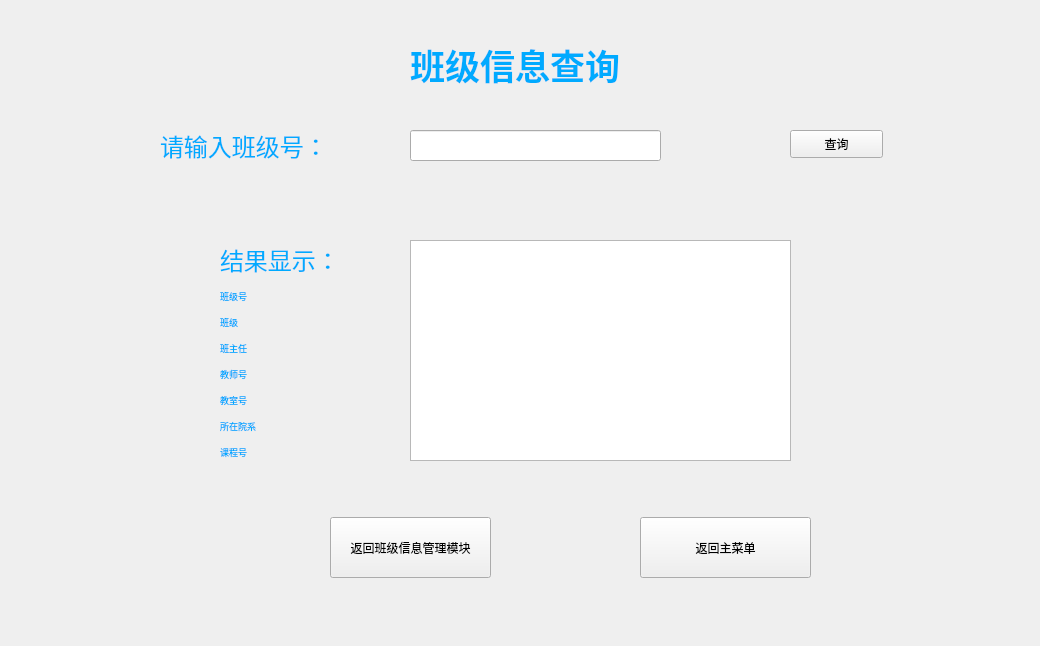
<?xml version="1.0" encoding="UTF-8"?>
<ui version="4.0">
 <class>Class_query</class>
 <widget class="QWidget" name="Class_query">
  <property name="geometry">
   <rect>
    <x>0</x>
    <y>0</y>
    <width>1040</width>
    <height>646</height>
   </rect>
  </property>
  <property name="windowTitle">
   <string>班级信息查询</string>
  </property>
  <property name="styleSheet">
   <string notr="true">background-image: url(:D:/PyQt/2.png);</string>
  </property>
  <widget class="QLabel" name="label">
   <property name="geometry">
    <rect>
     <x>410</x>
     <y>0</y>
     <width>661</width>
     <height>131</height>
    </rect>
   </property>
   <property name="text">
    <string>&lt;html&gt;&lt;head/&gt;&lt;body&gt;&lt;p&gt;&lt;span style=&quot; font-size:26pt; font-weight:600; color:#00aaff;&quot;&gt;班级信息查询&lt;/span&gt;&lt;/p&gt;&lt;/body&gt;&lt;/html&gt;</string>
   </property>
  </widget>
  <widget class="QLabel" name="label_2">
   <property name="geometry">
    <rect>
     <x>160</x>
     <y>120</y>
     <width>211</width>
     <height>51</height>
    </rect>
   </property>
   <property name="text">
    <string>&lt;html&gt;&lt;head/&gt;&lt;body&gt;&lt;p&gt;&lt;span style=&quot; font-size:18pt; color:#00aaff;&quot;&gt;请输入班级号：&lt;/span&gt;&lt;/p&gt;&lt;/body&gt;&lt;/html&gt;</string>
   </property>
  </widget>
  <widget class="QLineEdit" name="lineEdit">
   <property name="geometry">
    <rect>
     <x>410</x>
     <y>130</y>
     <width>251</width>
     <height>31</height>
    </rect>
   </property>
   <property name="text">
    <string/>
   </property>
  </widget>
  <widget class="QLabel" name="label_3">
   <property name="geometry">
    <rect>
     <x>220</x>
     <y>210</y>
     <width>211</width>
     <height>281</height>
    </rect>
   </property>
   <property name="text">
    <string>&lt;html&gt;&lt;head/&gt;&lt;body&gt;&lt;p&gt;&lt;span style=&quot; font-size:18pt; color:#00aaff;&quot;&gt;结果显示：&lt;/span&gt;&lt;/p&gt;&lt;p&gt;&lt;span style=&quot; font-size:7pt; color:#00aaff;&quot;&gt;班级号&lt;/span&gt;&lt;/p&gt;&lt;p&gt;&lt;span style=&quot; font-size:7pt; color:#00aaff;&quot;&gt;班级&lt;/span&gt;&lt;/p&gt;&lt;p&gt;&lt;span style=&quot; font-size:7pt; color:#00aaff;&quot;&gt;班主任&lt;/span&gt;&lt;/p&gt;&lt;p&gt;&lt;span style=&quot; font-size:7pt; color:#00aaff;&quot;&gt;教师号&lt;/span&gt;&lt;/p&gt;&lt;p&gt;&lt;span style=&quot; font-size:7pt; color:#00aaff;&quot;&gt;教室号&lt;/span&gt;&lt;/p&gt;&lt;p&gt;&lt;span style=&quot; font-size:7pt; color:#00aaff;&quot;&gt;所在院系&lt;/span&gt;&lt;/p&gt;&lt;p&gt;&lt;span style=&quot; font-size:7pt; color:#00aaff;&quot;&gt;课程号&lt;/span&gt;&lt;/p&gt;&lt;/body&gt;&lt;/html&gt;</string>
   </property>
  </widget>
  <widget class="QTextEdit" name="textEdit">
   <property name="geometry">
    <rect>
     <x>410</x>
     <y>240</y>
     <width>381</width>
     <height>221</height>
    </rect>
   </property>
   <property name="readOnly">
    <bool>true</bool>
   </property>
  </widget>
  <widget class="QPushButton" name="pushButton">
   <property name="geometry">
    <rect>
     <x>790</x>
     <y>130</y>
     <width>93</width>
     <height>28</height>
    </rect>
   </property>
   <property name="text">
    <string>查询</string>
   </property>
  </widget>
  <widget class="QPushButton" name="pushButton_2">
   <property name="geometry">
    <rect>
     <x>330</x>
     <y>517</y>
     <width>161</width>
     <height>61</height>
    </rect>
   </property>
   <property name="text">
    <string>返回班级信息管理模块</string>
   </property>
  </widget>
  <widget class="QPushButton" name="pushButton_3">
   <property name="geometry">
    <rect>
     <x>640</x>
     <y>517</y>
     <width>171</width>
     <height>61</height>
    </rect>
   </property>
   <property name="text">
    <string>返回主菜单</string>
   </property>
  </widget>
 </widget>
 <resources/>
 <connections/>
</ui>
